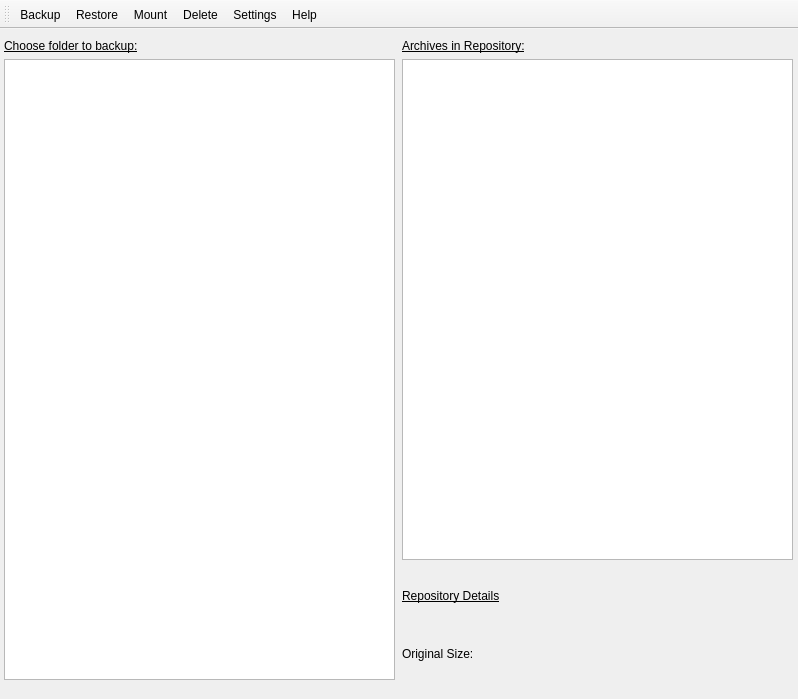
<?xml version="1.0" encoding="UTF-8"?>
<ui version="4.0">
 <class>MainWindow</class>
 <widget class="QMainWindow" name="MainWindow">
  <property name="geometry">
   <rect>
    <x>0</x>
    <y>0</y>
    <width>798</width>
    <height>699</height>
   </rect>
  </property>
  <property name="sizePolicy">
   <sizepolicy hsizetype="Fixed" vsizetype="Fixed">
    <horstretch>0</horstretch>
    <verstretch>0</verstretch>
   </sizepolicy>
  </property>
  <property name="minimumSize">
   <size>
    <width>798</width>
    <height>699</height>
   </size>
  </property>
  <property name="maximumSize">
   <size>
    <width>798</width>
    <height>699</height>
   </size>
  </property>
  <property name="baseSize">
   <size>
    <width>798</width>
    <height>699</height>
   </size>
  </property>
  <property name="windowTitle">
   <string>MainWindow</string>
  </property>
  <widget class="QWidget" name="central_widget">
   <widget class="QWidget" name="verticalLayoutWidget">
    <property name="geometry">
     <rect>
      <x>402</x>
      <y>10</y>
      <width>391</width>
      <height>521</height>
     </rect>
    </property>
    <layout class="QVBoxLayout" name="layout_archives">
     <item>
      <widget class="QLabel" name="label_archives">
       <property name="font">
        <font>
         <underline>true</underline>
        </font>
       </property>
       <property name="text">
        <string>Archives in Repository:</string>
       </property>
      </widget>
     </item>
     <item>
      <widget class="QTableView" name="list_archive"/>
     </item>
    </layout>
   </widget>
   <widget class="QWidget" name="verticalLayoutWidget_2">
    <property name="geometry">
     <rect>
      <x>402</x>
      <y>540</y>
      <width>391</width>
      <height>111</height>
     </rect>
    </property>
    <layout class="QVBoxLayout" name="layout_repository">
     <item>
      <widget class="QLabel" name="label_repo_details">
       <property name="font">
        <font>
         <underline>true</underline>
        </font>
       </property>
       <property name="text">
        <string>Repository Details</string>
       </property>
      </widget>
     </item>
     <item>
      <widget class="QLabel" name="label_repo_original_size">
       <property name="text">
        <string>Original Size:</string>
       </property>
      </widget>
     </item>
    </layout>
   </widget>
   <widget class="QWidget" name="verticalLayoutWidget_3">
    <property name="geometry">
     <rect>
      <x>4</x>
      <y>10</y>
      <width>391</width>
      <height>641</height>
     </rect>
    </property>
    <layout class="QVBoxLayout" name="layout_files">
     <item>
      <widget class="QLabel" name="label_filetree">
       <property name="font">
        <font>
         <underline>true</underline>
        </font>
       </property>
       <property name="text">
        <string>Choose folder to backup:</string>
       </property>
      </widget>
     </item>
     <item>
      <widget class="QTreeView" name="treeview_files"/>
     </item>
    </layout>
   </widget>
  </widget>
  <widget class="QToolBar" name="tool_bar">
   <property name="windowTitle">
    <string>toolBar</string>
   </property>
   <property name="toolButtonStyle">
    <enum>Qt::ToolButtonTextBesideIcon</enum>
   </property>
   <attribute name="toolBarArea">
    <enum>TopToolBarArea</enum>
   </attribute>
   <attribute name="toolBarBreak">
    <bool>false</bool>
   </attribute>
   <addaction name="action_backup"/>
   <addaction name="action_restore"/>
   <addaction name="action_mount"/>
   <addaction name="action_delete"/>
   <addaction name="action_settings"/>
   <addaction name="action_help"/>
  </widget>
  <action name="action_backup">
   <property name="icon">
    <iconset>
     <normaloff>../icons/save.svg</normaloff>../icons/save.svg</iconset>
   </property>
   <property name="text">
    <string>Backup</string>
   </property>
   <property name="toolTip">
    <string>Create an archive of the selected folder.</string>
   </property>
  </action>
  <action name="action_restore">
   <property name="icon">
    <iconset>
     <normaloff>../icons/rotate-ccw.svg</normaloff>../icons/rotate-ccw.svg</iconset>
   </property>
   <property name="text">
    <string>Restore</string>
   </property>
   <property name="toolTip">
    <string>Restore a complete archive to a location of your choice.</string>
   </property>
  </action>
  <action name="action_mount">
   <property name="icon">
    <iconset>
     <normaloff>../icons/hard-drive.svg</normaloff>../icons/hard-drive.svg</iconset>
   </property>
   <property name="text">
    <string>Mount</string>
   </property>
   <property name="toolTip">
    <string>Mount an archive as a volume to restore single files.</string>
   </property>
  </action>
  <action name="action_delete">
   <property name="icon">
    <iconset>
     <normaloff>../icons/delete.svg</normaloff>../icons/delete.svg</iconset>
   </property>
   <property name="text">
    <string>Delete</string>
   </property>
   <property name="toolTip">
    <string>Delete the selected archive.</string>
   </property>
  </action>
  <action name="action_quit">
   <property name="text">
    <string>Quit</string>
   </property>
   <property name="toolTip">
    <string>Quit</string>
   </property>
   <property name="shortcut">
    <string>Ctrl+Q</string>
   </property>
  </action>
  <action name="action_help">
   <property name="icon">
    <iconset>
     <normaloff>../icons/help-circle.svg</normaloff>../icons/help-circle.svg</iconset>
   </property>
   <property name="text">
    <string>Help</string>
   </property>
   <property name="toolTip">
    <string>Open the documentation for Restic-Qt.</string>
   </property>
  </action>
  <action name="action_settings">
   <property name="icon">
    <iconset>
     <normaloff>../icons/settings.svg</normaloff>../icons/settings.svg</iconset>
   </property>
   <property name="text">
    <string>Settings</string>
   </property>
   <property name="toolTip">
    <string>Open the settings window to configure Restic-Qt.</string>
   </property>
  </action>
 </widget>
 <resources/>
 <connections/>
</ui>
